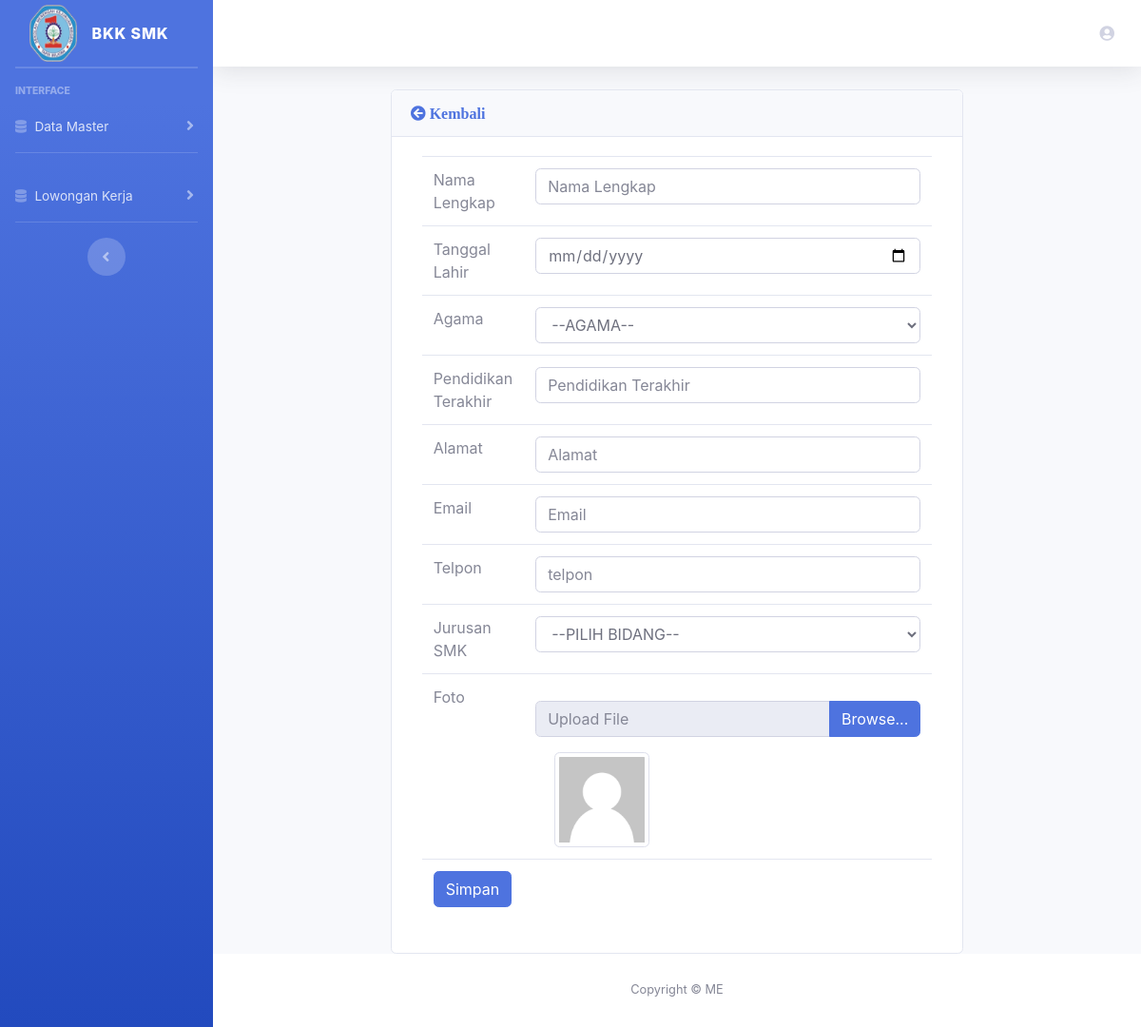
Before: /admin/edit_alumni/081250653001 with the older database file.
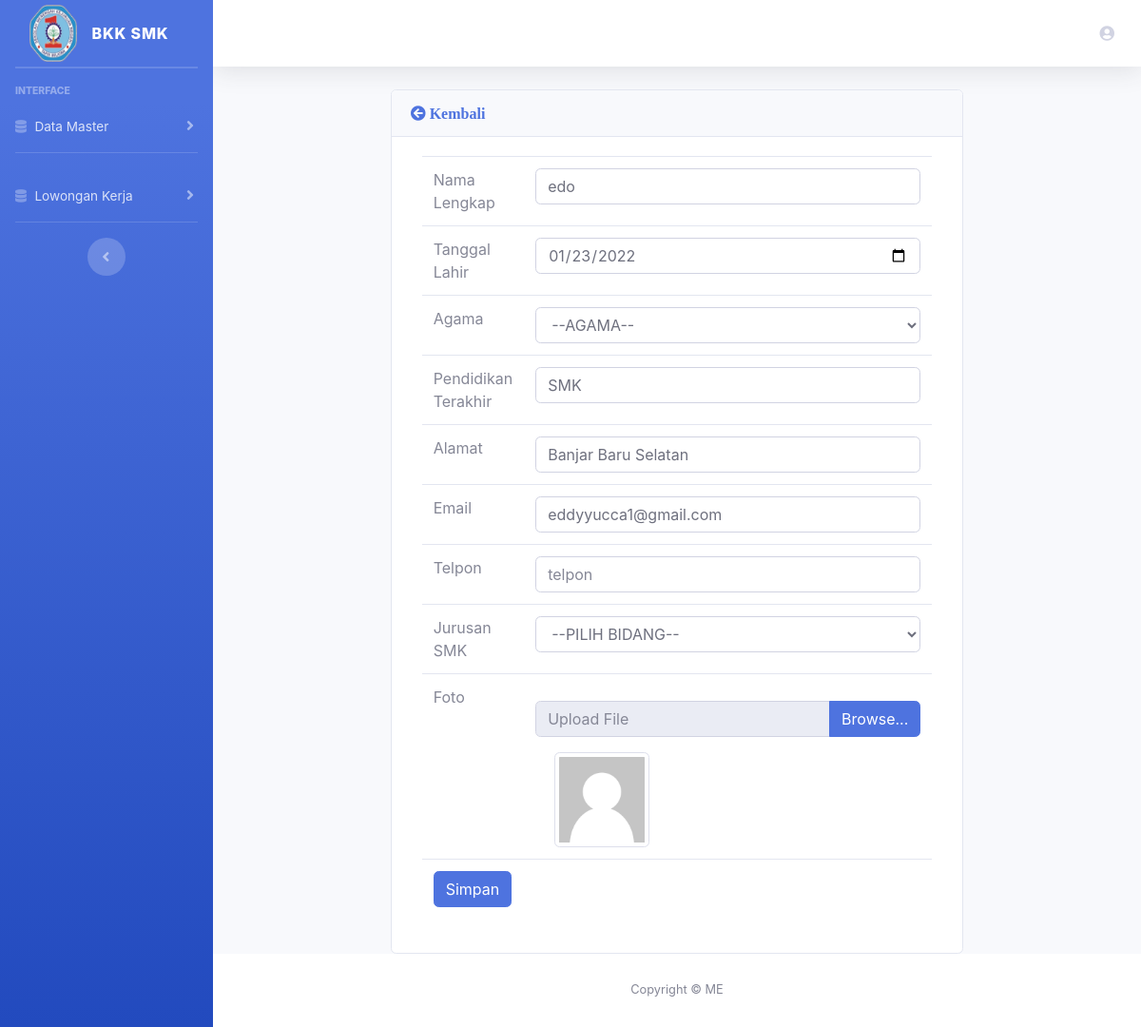
After: the same page with the newer database file.
### tables this page shows
CREATE TABLE `alumni` (
  `id_alumni` int(11) NOT NULL,
  `nama_alumni` varchar(255) NOT NULL,
  `jurusan_smk` varchar(20) NOT NULL,
  `pendidikan_t` varchar(255) NOT NULL,
  `tgl_lahir` varchar(50) NOT NULL,
  `alamat` varchar(255) NOT NULL,
  `telpon` varchar(20) NOT NULL,
  `agama` varchar(30) NOT NULL,
  `foto_profil` text NOT NULL,
  `email` varchar(255) NOT NULL,
  `tentang_saya` varchar(255) NOT NULL,
  `data_pdf` text NOT NULL
);

### application/controllers/Admin.php (called while the page is built, shortened)
<?php
class Admin extends CI_Controller
{
    public function __construct()
    {
        $this->load->library('form_validation');
        $this->load->model('lowongan_m');
        $this->load->model('jurusan_m');
        $this->load->model('alumni_m');
    }
    public function edit_alumni($telpon)
    {
        $data['judul'] = 'Data jurusan';
        $data['nama'] = $this->session->userdata('nama_alumni');
        $data['data'] = $this->alumni_m->get_row_alumni($telpon);
        $this->load->view('template/header', $data);
        $this->load->view('admin/alumni/edit_alumni', $data);
        $this->load->view('template/footer');
    }
}

### index.php (called while the page is built, shortened)
<?php
require_once BASEPATH.'core/CodeIgniter.php';

### application/models/Alumni_m.php (called while the page is built, shortened)
<?php
class Alumni_m extends CI_Model
{
    public function get_row_alumni($telpon)
    {
        $this->db->where('telpon', $telpon);
        $this->db->join('jurusan', 'jurusan.id_jurusan = alumni.jurusan_smk');
        return $this->db->get('alumni')->row();
    }
}

### application/views/admin/alumni/edit_alumni.php (the view, shortened to what this page needs)
<div class="container col-8">
    <div class="card">
        <div class="card-header">
            <a href="<?= base_url('admin/alumni') ?>"><i class="fas fa-arrow-circle-left"> Kembali</i></a>
        </div>
        <div class="card-body">
            <div class="row">
                <div class="container-fluid">
                    <form action="<?= base_url('admin/edit_alumni_baru/' . $data->id_alumni)  ?>" method="POST" enctype="multipart/form-data">
                        <table class="table">
                            <tr>
                                <td width=20%>Nama Lengkap</td>
                                <td><input type="text" name="nama_alumni" value="<?= $data->nama_alumni  ?>" class="form-control" required placeholder="Nama Lengkap"></td>
                            </tr>
                            <tr>
                                <td width=20%>Tanggal Lahir</td>
                                <td><input type="date" name="tgl_lahir" value="<?= $data->tgl_lahir  ?>" class="form-control" required placeholder="Tanggal Lahir"></td>
                            </tr>
                            <tr>
                                <td>Agama</td>
                                <td> <select class="form-control" name="agama">
                                        <option value="">--AGAMA--</option>
                                    </select></td>
                            </tr>
                            <tr>
                                <td width=20%>Pendidikan Terakhir</td>
                                <td><input type="text" name="pendidikan_t" value="<?= $data->pendidikan_t  ?>" class="form-control" required placeholder="Pendidikan Terakhir"></td>
                            </tr>
                            <tr>
                                <td width=20%>Alamat</td>
                                <td><input type="text" name="alamat" value="<?= $data->alamat  ?>" class="form-control" required placeholder="Alamat"></td>
                            </tr>
                            <tr>
                                <td>Email</td>
                                <td><input type="email" name="email" value="<?= $data->email  ?>" class="form-control" required placeholder="Email"></td>
                            </tr>
                            <tr>
                                <td>Telpon</td>
                                <td><input type="text" name="telpon" class="form-control" required placeholder="telpon"></td>
                            </tr>
                            <tr>
                                <td>Jurusan SMK</td>
                                <td><select name="jurusan_smk" class="form-control">
                                        <option value="">--PILIH BIDANG--</option>
                                    </select></td>
                            </tr>
                            <tr>
                                <td>Foto</td>
                                <td>
                                    <div class="input-group my-3">
                                        <input type="text" class="form-control" disabled placeholder="Upload File" id="foto">
                                        <div class="input-group-append">
                                            <button type="button" class="browse btn btn-primary">Browse...</button>
                                        </div>
                                    </div>
                                    <div class="ml-2 col-sm-6">
                                        <img src="<?= base_url("assets/images/default.png") ?>" width="100" height="100" id="preview" class="img-thumbnail">
                                    </div>
                                </td>
                            </tr>
                            <tr>
                                <td>
                                    <button class="btn btn-primary">Simpan</button>
                                </td>
                                <td></td>
                            </tr>
                        </table>
                    </form>
                </div>
            </div>
        </div>
    </div>
</div>

Changed rows visible on the page:
added alumni: nama_alumni "edo", tgl_lahir "01/23/2022", pendidikan_t "SMK", alamat "Banjar Baru Selatan", email "eddyyucca1@gmail.com"
